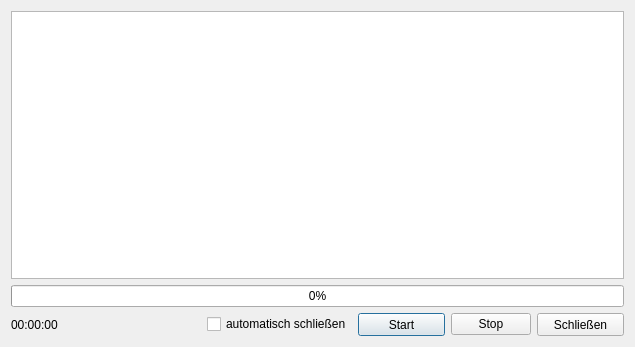
<?xml version="1.0" encoding="UTF-8"?>
<ui version="4.0">
 <class>ProgressDialog</class>
 <widget class="QDialog" name="ProgressDialog">
  <property name="windowModality">
   <enum>Qt::WindowModal</enum>
  </property>
  <property name="geometry">
   <rect>
    <x>0</x>
    <y>0</y>
    <width>635</width>
    <height>347</height>
   </rect>
  </property>
  <property name="minimumSize">
   <size>
    <width>410</width>
    <height>210</height>
   </size>
  </property>
  <property name="maximumSize">
   <size>
    <width>10000</width>
    <height>10000</height>
   </size>
  </property>
  <property name="windowTitle">
   <string>Fortschritt</string>
  </property>
  <property name="modal">
   <bool>true</bool>
  </property>
  <layout class="QVBoxLayout" name="verticalLayout_2">
   <item>
    <widget class="QPlainTextEdit" name="log_edit">
     <property name="horizontalScrollBarPolicy">
      <enum>Qt::ScrollBarAsNeeded</enum>
     </property>
     <property name="lineWrapMode">
      <enum>QPlainTextEdit::NoWrap</enum>
     </property>
     <property name="readOnly">
      <bool>true</bool>
     </property>
    </widget>
   </item>
   <item>
    <widget class="QProgressBar" name="progress_bar">
     <property name="value">
      <number>0</number>
     </property>
    </widget>
   </item>
   <item>
    <layout class="QHBoxLayout" name="horizontalLayout">
     <item>
      <widget class="QLabel" name="elapsed_time_label">
       <property name="text">
        <string>00:00:00</string>
       </property>
      </widget>
     </item>
     <item>
      <spacer name="horizontalSpacer">
       <property name="orientation">
        <enum>Qt::Horizontal</enum>
       </property>
       <property name="sizeHint" stdset="0">
        <size>
         <width>40</width>
         <height>20</height>
        </size>
       </property>
      </spacer>
     </item>
     <item>
      <widget class="QCheckBox" name="auto_close_check">
       <property name="text">
        <string>automatisch schließen</string>
       </property>
      </widget>
     </item>
     <item>
      <widget class="QPushButton" name="start_button">
       <property name="sizePolicy">
        <sizepolicy hsizetype="Minimum" vsizetype="Fixed">
         <horstretch>0</horstretch>
         <verstretch>0</verstretch>
        </sizepolicy>
       </property>
       <property name="minimumSize">
        <size>
         <width>87</width>
         <height>23</height>
        </size>
       </property>
       <property name="maximumSize">
        <size>
         <width>16777215</width>
         <height>16777215</height>
        </size>
       </property>
       <property name="text">
        <string>Start</string>
       </property>
      </widget>
     </item>
     <item>
      <widget class="QPushButton" name="stop_button">
       <property name="text">
        <string>Stop</string>
       </property>
      </widget>
     </item>
     <item>
      <widget class="QPushButton" name="close_button">
       <property name="minimumSize">
        <size>
         <width>87</width>
         <height>23</height>
        </size>
       </property>
       <property name="maximumSize">
        <size>
         <width>16777215</width>
         <height>23</height>
        </size>
       </property>
       <property name="text">
        <string>Schließen</string>
       </property>
      </widget>
     </item>
    </layout>
   </item>
  </layout>
 </widget>
 <resources/>
 <connections/>
</ui>
